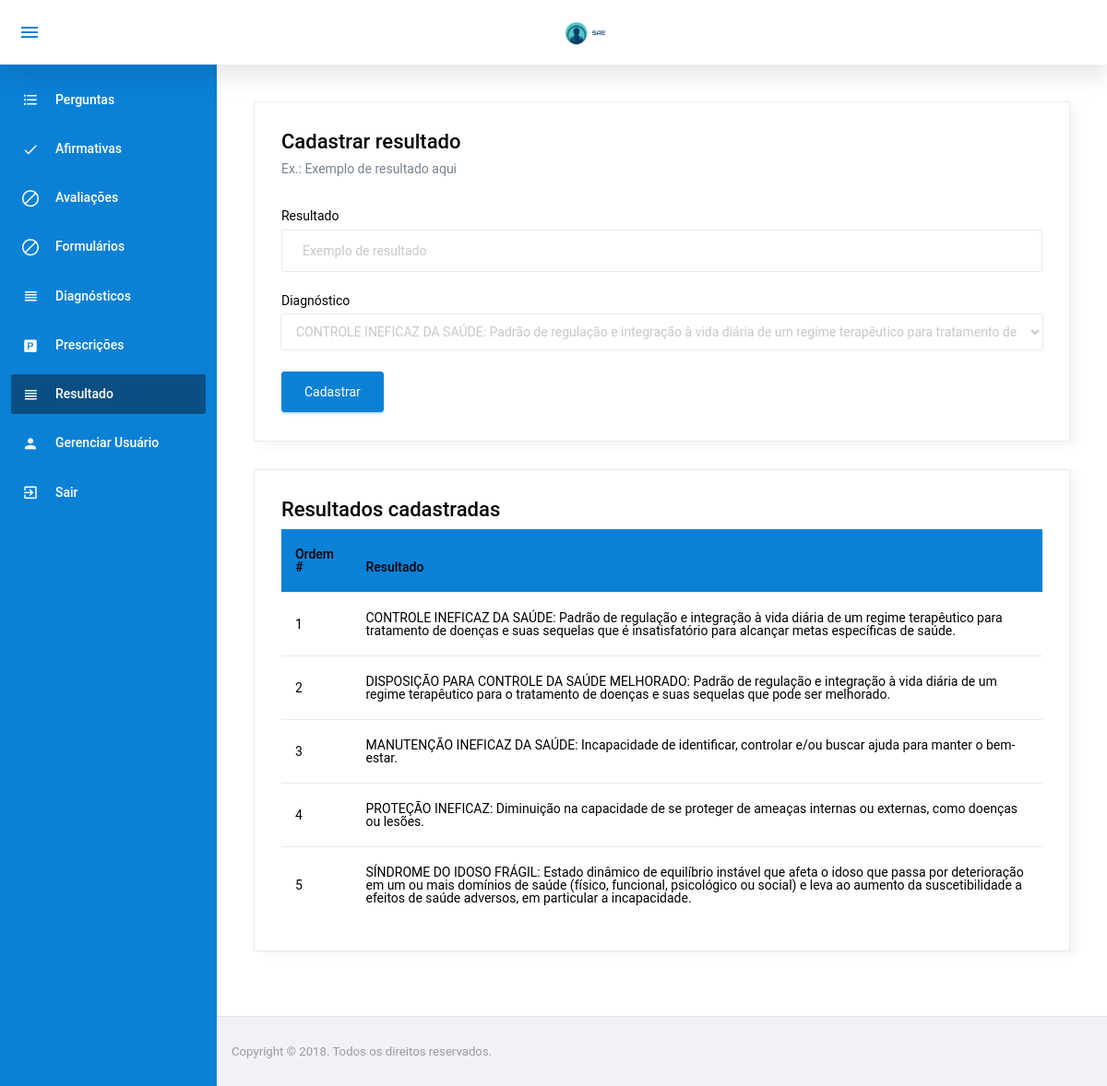
/resultado/Resultado.php (signed in), run on the app's committed database.
### tables this page shows
CREATE TABLE `diagnostico` (
  `IdDiagnostico` int(11) NOT NULL,
  `Descricao` varchar(300) NOT NULL,
  `IdUnidadeInternacao` tinyint(4) NOT NULL
);

### config/BD.php (called while the page is built, shortened)
<?php
	class BancoDados{
		public static function obterConexao(){
			if(isset($conexao) == false){
				$conexao = new PDO("mysql:dbname=u989534060_sae;host=localhost","root","",array(PDO::MYSQL_ATTR_INIT_COMMAND => "SET NAMES utf8"));
				$conexao->setAttribute(PDO::ATTR_ERRMODE, PDO::ERRMODE_EXCEPTION);
			}
			return $conexao;
		}
	}
?>

### model/DiagnosticoModel.php (called while the page is built, shortened)
<?php
	require_once $_SERVER["DOCUMENT_ROOT"] . "/sae/config/BD.php";
	class DiagnosticoModel{
		private $bd;
		 function __construct(){
		 	$this->bd = BancoDados::obterConexao();
		 }
		 public function listarTodos(){
		 	$listar = $this->bd->query("SELECT * from diagnostico");
		 	$res = $listar->fetchAll(PDO::FETCH_ASSOC);
		 	return $res;
		 }
	}
?>

### resultado/CadastrarResultado.php (the view, shortened to what this page needs)
<?php
    require_once $_SERVER["DOCUMENT_ROOT"] . "/sae/model/DiagnosticoModel.php";
    $diagnostico = new DiagnosticoModel();
    $resDiagnostico = $diagnostico->listarTodos();
?>
<div class="card">
    <div class="card-body">
        <h4>Cadastrar resultado</h4>
        <p class="card-description">
            Ex.: Exemplo de resultado aqui
        </p>
            <form class="forms-sample" method="post" action="../controller/ResultadoController.php?acao=cadastrar">
                    <div class="form-group">
                      <label for="inputResultado">Resultado</label>
                      <input required type="text" class="form-control" name="descricao" placeholder="Exemplo de resultado">
                    </div>
                    <div class="form-group">
                      <label for="idDiagnostico">Diagnóstico</label>
                      <select class="form-control" name="idDiagnostico">
                        <?php foreach($resDiagnostico as $diagnostico){?>
                        <option value="<?php echo $diagnostico['IdDiagnostico']?>"><?php echo $diagnostico['Descricao']?></option>
                        <?php } ?>
                      </select>
                    </div>
                    <button type="submit" class="btn btn-primary mr-2">Cadastrar</button>
            </form>
    </div>
</div>

### resultado/TabelaResultado.php (shortened to what this page needs)
<?php
    require_once $_SERVER["DOCUMENT_ROOT"] . "/sae/model/DiagnosticoModel.php";
    $diagnostico = new DiagnosticoModel();
    $resDiagnostico = $diagnostico->listarTodos();
?>
<div class="card">
    <div class="card-body">
        <h4>Resultados cadastradas</h4>
        <div class="table-responsive">
            <table id="order-listing" class="table">
                <thead>
                    <tr>
                        <th>Ordem #</th>
                        <th>Resultado</th>
                    </tr>
                </thead>
                <tbody>
                    <?php
                        $ordem = 0;
                            foreach($resDiagnostico as $diag){
                            $ordem++;
                    ?>
                        <tr>
                            <td><?php echo $ordem;?></td>
                            <td><?php echo $diag['Descricao'];?></td>
                        </tr>
                    <?php } ?>
                </tbody>
            </table>
        </div>
    </div>
</div>

### data on the page
diagnostico: Descricao "CONTROLE INEFICAZ DA SAÚDE: Padrão de regulação e integração à vida diária de um regime terapêutico para tratamento de doenças e suas sequelas que é insatisfatório para alcançar metas específicas de saúde."
diagnostico: Descricao "DISPOSIÇÃO PARA CONTROLE DA SAÚDE MELHORADO: Padrão de regulação e integração à vida diária de um regime terapêutico para o tratamento de doenças e suas sequelas que pode ser melhorado."
diagnostico: Descricao "MANUTENÇÃO INEFICAZ DA SAÚDE: Incapacidade de identificar, controlar e/ou buscar ajuda para manter o bem-estar."
diagnostico: Descricao "PROTEÇÃO INEFICAZ: Diminuição na capacidade de se proteger de ameaças internas ou externas, como doenças ou lesões."
diagnostico: Descricao "SÍNDROME DO IDOSO FRÁGIL: Estado dinâmico de equilíbrio instável que afeta o idoso que passa por deterioração em um ou mais domínios de saúde (físico, funcional, psicológico ou social) e leva ao aumento da suscetibilidade a efeitos de saúde adversos, em particular a incapacidade."

### other printed values
form field idDiagnostico "CONTROLE INEFICAZ DA SAÚDE: Padrão de regulação e integração à vida diária de um regime terapêutico para tratamento de doenças e suas sequelas que é insatisfatório para alcançar metas específicas de saúde."
